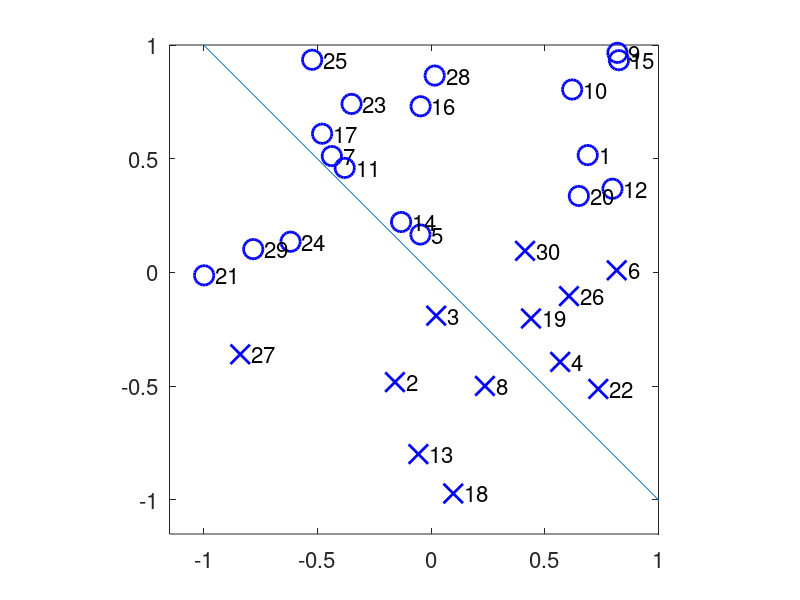

Source code (MATLAB): (Note: this script raises an error after producing the figure.)
%%%%%%%%%%%%%%%%%%%%%%%%%%%%%%%%%%%%%%%%%%%%%%%%%%%%%%%%%%%%%%%%%%%%%%%%
function perceptron_classification_example(N,do_calc_threshold,do_adjustable_step,do_pause,eta0)
%% Perceptron classification example
%% Eli Tziperman, APM120, 201511
%% Try the following:
%% ------------------
%% Calculating slope only, threshold is zero, using a few data points:
%% perceptron_classification_example(30,0,0,1,0.5)
%% Same with many points, to show difficulty to converge:
%% perceptron_classification_example(2000,0,0,0,0.5)
%% Same with adjustable step to improve convergence:
%% perceptron_classification_example(2000,0,1,0,0.5)
%% Calculating threshold too, few points only:
%% perceptron_classification_example(30,1,1,1,0.5)
%% Same, lots of points, showing good convergence calculating threshold too:
%% perceptron_classification_example(2000,1,1,0,0.5)
%% to reproduce the example in the class notes:
%% perceptron_classification_example(5,1,0,1,0.4)
%%%%%%%%%%%%%%%%%%%%%%%%%%%%%%%%%%%%%%%%%%%%%%%%%%%%%%%%%%%%%%%%%%%%%%%%

set(0,'defaulttextfontsize',16); set(0,'defaultaxesfontsize',16);
% initialize for plotting purposes:
hl_previous.MarkerSize=0; 
harrow_previous=0;
%%------------------------------------------------------------------------
%% Parameters:
%%------------------------------------------------------------------------
% number of data points
if nargin<1; N=30; end
% 1 or 0 for calculating threshold theta or assuming it known:
if nargin<2; do_calc_threshold=0; end
% my very own fancy adjustable step:
if nargin<3; do_adjustable_step=0; end
% pause after each iteration to look carefully at what's going on:
if nargin<4; do_pause=1; end
% base rate of adjustment of perceptron coefficients:
if nargin<5; eta0=0.5; end

%% true solution for creating training data:
w_true=[-1,3]';
theta_true=1;
if ~do_calc_threshold; theta_true=0; end

%%------------------------------------------------------------------------


%% initialize perceptron and threshold (theta, last element of w) to be calculated:
dim=2;
if do_calc_threshold
  w=ones(dim+1,1); 
else
  w=ones(dim,1); 
end

%% generate training data:
if N==5
  %% example for course notes:
  X=[ -8.1   4.5   6.5   1.1   -1.2;
      8.7   -8.7   -0.5   -7.6   4.3]/10;
  y=[ -1   1   1   1   -1];
  theta=-0.4;
  w=[-1 -1.8 theta]';
  w_true=[1 -1]';
  theta_true=0;
else
  rng default; % For reproducibility
  X = (rand(dim,N)-0.5)*2;
  %% calculate training lables based on true weights and threshold:
  for i=1:N; y(i)=sign(w_true'*X(:,i)-theta_true);end
end

%% normalize inputs for ease of comparison to final solution:
if do_calc_threshold
  norm1=norm([w_true;theta_true]);
  w_true=w_true/norm1; theta_true=theta_true/norm1;
  theta=0;
else
  norm1=norm(w_true);
  w_true=w_true/norm1;
  theta=0;
end

%% two x values to use only for plotting perceptron line, no need to change:
x=[-10,5]; 

%% plot training data:
sym(1:N)='o';
sym(y<0)='x';
figure(1);clf
for i=1:N;
  plot(X(1,i),X(2,i),['b' sym(i)],'markersize',14,'linewidth',2);
  if N<=30; text(X(1,i)+0.05,X(2,i),num2str(i)); end
  hold on;
end
xlim([-1.15 1]);ylim([-1.15 1]);
axis square


%% plot initial separation line:
hl=plot(x,(-x*w(1)+theta)/w(2),'-');
%% superimpose the w vector pointing toward positive values:
%% find start point [xw0,yw0] of w vector from, in the middle of svm line:
xw=[-5:0.1:5]; yw=(-xw*w(1)+theta)/w(2);
xw(yw<-1)=nan; xw(yw>1)=nan; xw(xw<-1)=nan; xw(xw>1)=nan; yw(isnan(xw))=nan;
xw0=0.5*(nanmin(xw)+nanmax(xw)); yw0=0.5*(nanmin(yw)+nanmax(yw));
harrow_previous=arrow([xw0,yw0],[xw0,yw0]+0.25*[w(1),w(2)]/norm(w) ...
                      ,'linewidth',2,'FaceColor','g','EdgeColor','g');
axis square
xlabel('X_1');
ylabel('X_2');
title('Perceptron demo: o=+1; x=-1');
if N~=5; 
  text(-1.08,-1.08,'(--b old; --g recent; -b current; -r final)','fontsize',22,'color','r');
end
pause

%% training/ learning loop:
for i=1:N

  %% label the current data point:
  if do_calc_threshold
    yp=w'*[X(:,i);-1];
  else
    yp=w'*X(:,i);
  end

  %% draw currently considered data point in red, adjust previous
  %% one back to blue:
  if i>1; delete(h_red_symbol); end
  h_red_symbol=plot(X(1,i),X(2,i),['r' sym(i)],'markersize',14,'linewidth',2);

  if sign(yp) ~= sign(y(i))  || sign(yp)==0

    %% my addition: make the correction amplitude eta proportional to how
    %% far we are from the correct answer for the current point:
    if do_adjustable_step
      if yp==0; eta=eta0; else eta=abs(yp); end
      eta=min(1,eta); eta=max(eta,0.1);
    else
      eta=eta0;
    end

    %% adjustment step:
    w_old=w;
    theta_old=theta;
    if do_calc_threshold
      w=w+eta*y(i)*[X(:,i);-1];
    else
      w=w+eta*y(i)*X(:,i);
    end

    %% normalize to order 1. is this a good idea?
    w=w/norm(w); 
    if do_calc_threshold; theta=w(dim+1); end

    fprintf(1,' testing data X(:,%d)=[%4.2f,%4.2f]; y''=%g; sign(y'')=%d, sign(y(i))=%d\n' ...
            ,i,X(:,i),yp,sign(yp),sign(y(i)))
    fprintf(1,'adjusted from w=[%4.2g,%4.2g]; theta=%4.2f; to w=[%4.2g,%4.2g]; theta=%4.2g\n' ...
            ,w_old(1:dim),theta_old,w(1:dim),theta);
    %% plot new preceptron-derived separation line using:
    % first make older previous line blue dash: 
    if hl_previous.MarkerSize~=0;set(hl_previous,'color','b');end
    % and make most recent previous line green dash:
    hl_previous=hl;
    set(hl_previous,'color','g','linestyle','--');
    % then plot new line:
    if w(2) ~= 0
      hl=plot(x,(theta-x*w(1))/w(2),'b-');
    elseif w(1) ~= 0
      hl=plot((theta-x*w(2))/w(1),x,'b-');
    end
    %% superimpose the w vector pointing toward positive values:
    %% find start point [xw0,yw0] of w vector from, in the middle of svm line:
    if harrow_previous~=0; delete(harrow_previous); end
    xw=[-5:0.1:5]; yw=(-xw*w(1)+theta)/w(2);
    xw(yw<-1)=nan; xw(yw>1)=nan; xw(xw<-1)=nan; xw(xw>1)=nan; yw(isnan(xw))=nan;
    xw0=0.5*(nanmin(xw)+nanmax(xw)); yw0=0.5*(nanmin(yw)+nanmax(yw));
    harrow_previous=arrow([xw0,yw0],[xw0,yw0]+0.25*[w(1),w(2)]/norm(w) ...
          ,'linewidth',2,'FaceColor','g','EdgeColor','g');
    axis square

    %% pause to display updated line position:
    pause(0.05)
  else
    if N==5; 
      fprintf(1,' testing data X(:,%d)=[%4.2f,%4.2f]; y''=%g; sign(y'')=%d, sign(y(i))=%d\n' ...
              ,i,X(:,i),yp,sign(yp),sign(y(i)))
    end
  end

  %% pause to see which point is being considered and the consequences:
  if do_pause
    pause
  end

end

%% draw final solution:
if w(2) ~= 0
  hl=plot(x,(theta-x*w(1))/w(2),'r-','linewidth',2);
elseif w(1) ~= 0
  hl=plot((theta-x*w(2))/w(1),x,'r-','linewidth',2);
end

fprintf(1,'Final solution: w=[%4.2g,%4.2g]; theta=%4.2g\n' ...
        ,w(1:dim),theta);
fprintf(1,' True solution: w=[%4.2g,%4.2g]; theta=%4.2g\n' ...
        ,w_true(1:dim),theta_true);
